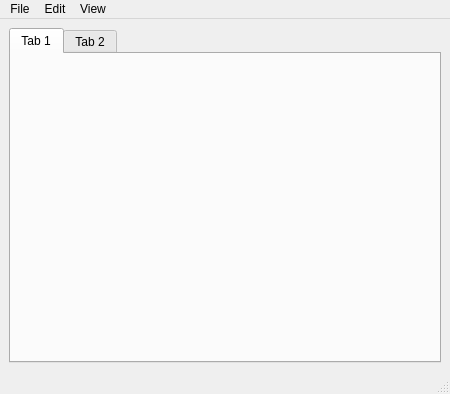
<?xml version="1.0" encoding="UTF-8"?>
<ui version="4.0">
 <class>Bux</class>
 <widget class="QMainWindow" name="Bux">
  <property name="geometry">
   <rect>
    <x>0</x>
    <y>0</y>
    <width>450</width>
    <height>394</height>
   </rect>
  </property>
  <property name="windowTitle">
   <string>Bux</string>
  </property>
  <widget class="QWidget" name="centralwidget">
   <layout class="QVBoxLayout" name="verticalLayout">
    <item>
     <widget class="QTabWidget" name="tabWidget">
      <widget class="QWidget" name="tab">
       <attribute name="title">
        <string>Tab 1</string>
       </attribute>
      </widget>
      <widget class="QWidget" name="tab_2">
       <attribute name="title">
        <string>Tab 2</string>
       </attribute>
      </widget>
     </widget>
    </item>
   </layout>
  </widget>
  <widget class="QMenuBar" name="menubar">
   <property name="geometry">
    <rect>
     <x>0</x>
     <y>0</y>
     <width>450</width>
     <height>24</height>
    </rect>
   </property>
   <widget class="QMenu" name="menuFile">
    <property name="title">
     <string>File</string>
    </property>
   </widget>
   <widget class="QMenu" name="menuEdit">
    <property name="title">
     <string>Edit</string>
    </property>
   </widget>
   <widget class="QMenu" name="menuView">
    <property name="title">
     <string>View</string>
    </property>
   </widget>
   <addaction name="menuFile"/>
   <addaction name="menuEdit"/>
   <addaction name="menuView"/>
  </widget>
  <widget class="QStatusBar" name="statusbar"/>
 </widget>
 <resources/>
 <connections/>
</ui>
